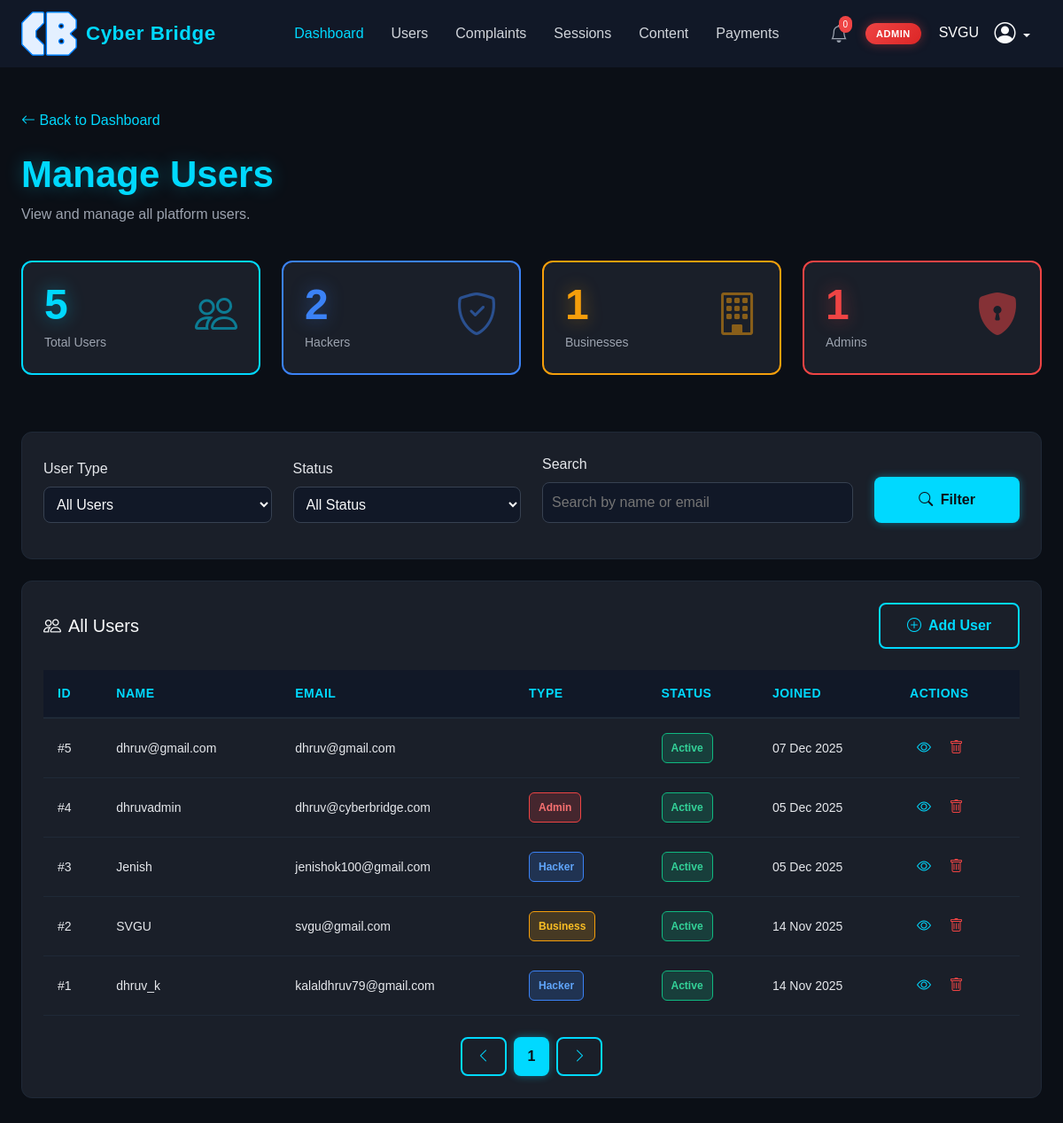
The page /Root/manage_users/ (signed in) on the database as committed earlier.
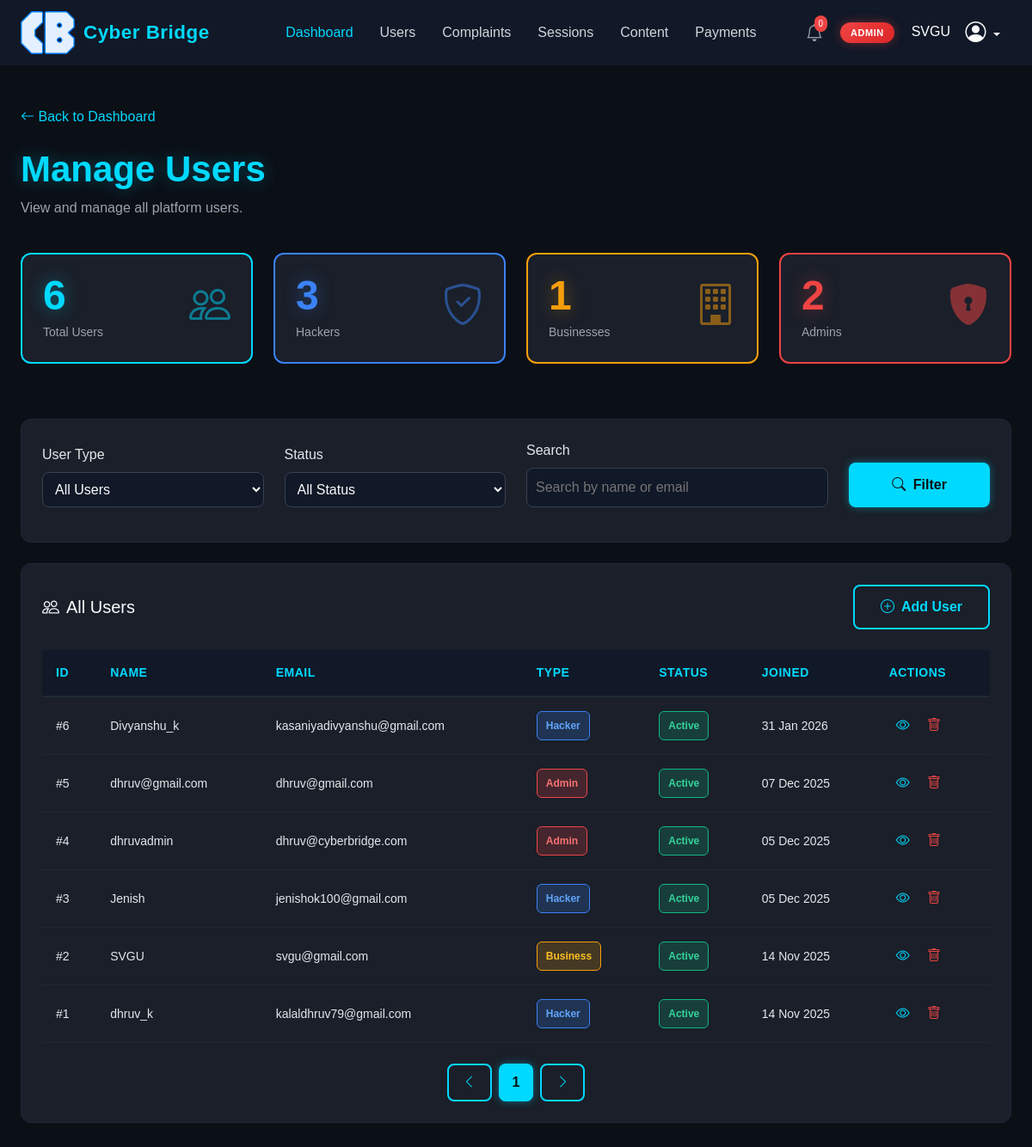
The same page on the database as committed later.
### app1/models.py (models this page shows, shortened)
class User(AbstractUser):
    username = models.CharField(unique=True,max_length=50)
    email = models.EmailField(unique=True)
    role = models.ForeignKey('Role', on_delete=models.CASCADE, null=True, blank=True)
    date_created = models.DateTimeField(default=timezone.now)
    is_active = models.BooleanField(default=True)
    USERNAME_FIELD = 'email'
    REQUIRED_FIELDS = ["username"]
    objects = CustomUserManager()  # ✅ Use our new manager here
    groups = models.ManyToManyField(
        Group,
        related_name="custom_user_groups",
        blank=True
    )
    user_permissions = models.ManyToManyField(
        Permission,
        related_name="custom_user_permissions",
        blank=True
    )

### app2/views.py (the view)
# urls.py: path("manage_users/",views.admin_manage_users,name="manage_users"),
@login_required
def admin_manage_users(request):
    user_type = request.GET.get("user_type", "")
    status = request.GET.get("status", "")
    search = request.GET.get("search", "")
    users = User.objects.select_related("role").order_by("-date_created")
    if user_type:
        users = users.filter(role__name__iexact=user_type)
    if status == "active":
        users = users.filter(is_active=True)
    elif status == "inactive":
        users = users.filter(is_active=False)
    if search:
        users = users.filter(
            Q(username__icontains=search) |
            Q(email__icontains=search)
        )
    paginator = Paginator(users, 10)
    page_number = request.GET.get("page")
    page_obj = paginator.get_page(page_number)
    context = {
        "users": page_obj,
        "page_obj": page_obj,
        "total_users": User.objects.count(),
        "hacker_count": User.objects.filter(role__name="HACKER").count(),
        "business_count": User.objects.filter(role__name="BUSINESS").count(),
        "admin_count": User.objects.filter(role__name="ADMIN").count(),
        "selected_user_type": user_type,
        "selected_status": status,
        "search_query": search,
    }
    return render(request, "admin-manage-user.html", context)

### templates/admin-manage-user.html (shortened to what the changed rows need)
<!DOCTYPE html>
<html lang="en">
<head>
    {% load static %}
    <link href="https://cdn.jsdelivr.net/npm/bootstrap@5.3.2/dist/css/bootstrap.min.css" rel="stylesheet">
    <link rel="stylesheet" href="https://cdn.jsdelivr.net/npm/bootstrap-icons@1.11.1/font/bootstrap-icons.min.css">
    <link rel="stylesheet" href="{% static "css/styles.css" %}">
    <link rel="stylesheet" href="{% static "css/admin.css" %}">
</head>
<body>
    <nav class="navbar navbar-expand-lg navbar-dark">
        <div class="container-fluid" style="padding: 0 24px;">
            <div class="collapse navbar-collapse" id="navbarNav">
                <div class="navbar-user">
                    <div class="notification-icon">
                        <i class="bi bi-bell"></i>
                        <span class="notification-badge">0</span>
                    </div>
                    <span class="admin-badge">ADMIN</span>
                    <div class="dropdown">
                        {{user.username.upper}}
                        <button class="btn btn-link text-decoration-none dropdown-toggle" type="button" data-bs-toggle="dropdown" style="color: #F9FAFB;">
                        </button>
                    </div>
                </div>
            </div>
        </div>
    </nav>
    <main class="container-fluid my-5 px-4">
        <h1 class="page-title">Manage Users</h1>
<div class="row mb-5">
    <div class="col-md-3 mb-3">
        <div class="card-stat card-stat-cyan">
            <div class="d-flex justify-content-between align-items-start">
                <div>
                    <div class="card-stat-number card-stat-number-cyan">{{ total_users }}</div>
                    <div class="card-stat-label">Total Users</div>
                </div>
            </div>
        </div>
    </div>
    <div class="col-md-3 mb-3">
        <div class="card-stat card-stat-info">
            <div class="d-flex justify-content-between align-items-start">
                <div>
                    <div class="card-stat-number card-stat-number-info">{{ hacker_count }}</div>
                    <div class="card-stat-label">Hackers</div>
                </div>
            </div>
        </div>
    </div>
    <div class="col-md-3 mb-3">
        <div class="card-stat card-stat-danger">
            <div class="d-flex justify-content-between align-items-start">
                <div>
                    <div class="card-stat-number card-stat-number-danger">{{ admin_count }}</div>
                    <div class="card-stat-label">Admins</div>
                </div>
            </div>
        </div>
    </div>
</div>
        <div class="card-dark p-4">
            <div class="admin-table-wrapper">
                <table class="table-dark admin-table">
                    <thead>
                        <tr class="table-header">
                            <th class="table-header-cell">ID</th>
                            <th class="table-header-cell">Name</th>
                            <th class="table-header-cell">Email</th>
                            <th class="table-header-cell">Type</th>
                            <th class="table-header-cell">Status</th>
                            <th class="table-header-cell">Joined</th>
                            <th class="table-header-cell">Actions</th>
                        </tr>
                    </thead>
                    <tbody id="user-table-body">
                        {% for u in users %}
                        <tr class="table-row">
                            <td class="table-cell">#{{ u.id }}</td>
                            <td class="table-cell">{{ u.username }}</td>
                            <td class="table-cell">{{ u.email }}</td>
                            <td class="table-cell">
                                {% if u.role.name == "ADMIN" %}
                                    <span class="badge badge-danger">Admin</span>
                                {% elif u.role.name == "HACKER" %}
                                    <span class="badge badge-info">Hacker</span>
                                {% elif u.role.name == "BUSINESS" %}
                                    <span class="badge badge-warning">Business</span>
                                {% else %}
                                    <span class="badge badge-secondary">{{ u.role.name }}</span>
                                {% endif %}
                            </td>
                            <td class="table-cell">
                                <span class="badge badge-resolved">Active</span>
                            </td>
                            <td class="table-cell">{{ u.date_created|date:"d M Y" }}</td>
                            <td class="table-cell">
                                <a href="{% url 'admin_view_user' u.id %}" class="table-action-btn" title="View">
                                    <i class="bi bi-eye"></i>
                                </a>
                                <form method="post" action="{% url 'admin_delete_user' u.id %}" style="display:inline;">
                                    <button class="table-action-btn danger" title="Delete"
                                        onclick="return confirm('Delete this user?')">
                                        <i class="bi bi-trash"></i>
                                    </button>
                                </form>
                            </td>
                        </tr>
                        {% empty %}
                        <tr>
                            <td colspan="7" class="table-cell text-center text-muted">
                                No users found
                            </td>
                        </tr>
                        {% endfor %}
                        </tbody>
                </table>
            </div>
            <div style="display: flex; justify-content: center; margin-top: 24px; gap: 8px;">
                {% if page_obj.has_previous %}
                    <a href="?page={{ page_obj.previous_page_number }}" class="button-secondary" style="padding: 8px 16px;">
                        <i class="bi bi-chevron-left"></i>
                    </a>
                {% else %}
                    <button class="button-secondary" style="padding: 8px 16px;" disabled>
                        <i class="bi bi-chevron-left"></i>
                    </button>
                {% endif %}
                {% for num in page_obj.paginator.page_range %}
                    {% if num == page_obj.number %}
                        <button class="button-primary" style="padding: 8px 16px;">{{ num }}</button>
                    {% else %}
                        <a href="?page={{ num }}" class="button-secondary" style="padding: 8px 16px;">
                            {{ num }}
                        </a>
                    {% endif %}
                {% endfor %}
                {% if page_obj.has_next %}
                    <a href="?page={{ page_obj.next_page_number }}" class="button-secondary" style="padding: 8px 16px;">
                        <i class="bi bi-chevron-right"></i>
                    </a>
                {% else %}
                    <button class="button-secondary" style="padding: 8px 16px;" disabled>
                        <i class="bi bi-chevron-right"></i>
                    </button>
                {% endif %}
            </div>
        </div>
    </main>
</body>
</html>

Rows that differ between the two databases and show on the page:
added User: id "6", username "Divyanshu_k", email "kasaniyadivyanshu@gmail.com", shows "Hacker", date_created "31 Jan 2026"
changed User "dhruv@gmail.com": now shows "Admin"
Other text that changed with them:
{{ total_users }}: "5" → "6"
{{ hacker_count }}: "2" → "3"
{{ admin_count }}: "1" → "2"
